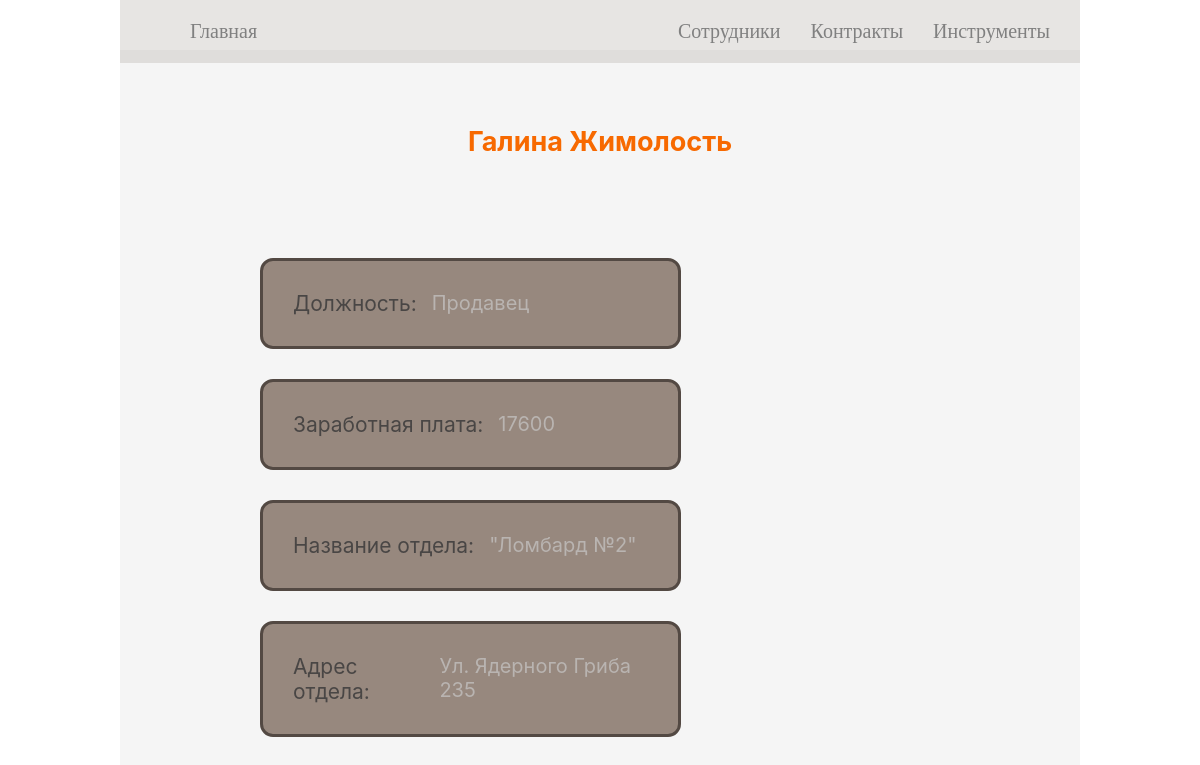
The page /users/employees/6/ on the database its author committed.
### cellar/models.py (models this page shows, shortened)
class Employees(models.Model):
    Employee_id = models.PositiveIntegerField(primary_key=True)
    First_name = models.CharField(max_length=30)
    Last_name = models.CharField(max_length=30)
    Post_id = models.ForeignKey(Posts, on_delete=models.CASCADE)
    Phone_number = models.BigIntegerField()
    Division_id = models.ForeignKey(Divisions, on_delete=models.CASCADE)
    class Meta:
        verbose_name_plural = "Сотрудники"

class Posts(models.Model):
    Post_id = models.PositiveIntegerField(primary_key=True)
    content = models.CharField(max_length=30)
    Salary = models.IntegerField(default=14375)
    class Meta:
        verbose_name_plural = "Должности"

class Divisions(models.Model):
    Division_id = models.PositiveIntegerField(primary_key=True)
    Division_name = models.CharField(max_length=30)
    Street_address = models.CharField(max_length=30)
    class Meta:
        verbose_name_plural = "Отделения"

### cellar/views.py (the view)
# urls.py: path('employees/<int:id>/', get_employee, name='get_employee'),
def get_employee(request, id):
    if not (id > 0 and id < 8): # ?When id is negative its not working
        raise ValueError('Сотрудника с таким именем не существует')
    info = Employees.objects.get(Employee_id=id)
    data['get_employee']['info'] = info
    data['get_employee']['title'] = info.First_name + ' ' + info.Last_name
    post = info.Post_id
    data['get_employee']['post'] = post
    division = info.Division_id
    data['get_employee']['division'] = division
    return render(request, 'Lombard/get_employee.html', context=data['get_employee'])

### templates/Lombard/get_employee.html
{% extends 'Lombard/includes/frame.html' %}
{% block main_section %}
<div class="main">
    <h2 class="info-title"> {{ info.First_name }} {{ info.Last_name }} </h2>
    <div class="info-container">
        <div class="info-frame">
            <p class="get-employees-p"> <span>Должность:</span> {{ post.content }} </p>
        </div>
        <div class="info-frame">
            <p class="get-employees-p"> <span>Заработная плата:</span> {{ post.Salary }} </p>
        </div>
        <div class="info-frame">
            <p class="get-employees-p"> <span>Название отдела:</span> "{{ division.Division_name }}" </p>
        </div>
        <div class="info-frame">
            <p class="get-employees-p"> <span>Адрес отдела:</span> {{ division.Street_address }} </p>
        </div>
    </div>
</div>
{% endblock main_section %}

### cellar/static/Lombard/css/index.css (style rules this page uses)
body { margin: 0; }
.main { width: 80%; min-height: 881px; height: fit-content; position: absolute; top: 50px; bottom: 0; background: #80808014; display: flex; flex-direction: column; }
.title, .section-title, .info-title, .error-title { font-size: 35px; margin-top: 75px; font-family: "Inter", sans-serif; text-align: center; }
.name-frame, .info-frame, .contract-frame, .true-frame, .false-frame { width: fit-content; height: fit-content; background: #c99474; border: solid 3px #53301c; border-radius: 13px; display: flex; justify-content: center; align-items: center; }
.info-title { font-size: 27px; color: #f76900; margin-bottom: 100px; }
.info-container { height: 25%; display: flex; flex-direction: column; gap: 30px; margin-left: 140px; margin-right: 50px; margin-bottom: 30px; }
.info-frame { background: #97887e; border: solid 3px #534943; }
.get-employees-p, .get-contract-p, .true-p, .false-p { width: 355px; font-size: 20px; font-family: "Inter", sans-serif; color: #b9b4b1; margin-block-start: 0em; margin-block-end: 0em; padding: 30px; display: flex; gap: 15px; }
.get-employees-p span, .get-contract-p span { font-size: 21px; color: #494645; }

### rows shown on the page
Employees: First_name "Галина", Last_name "Жимолость"
Posts: content "Продавец", Salary "17600"
Divisions: Division_name "Ломбард №2", Street_address "Ул. Ядерного Гриба 235"
